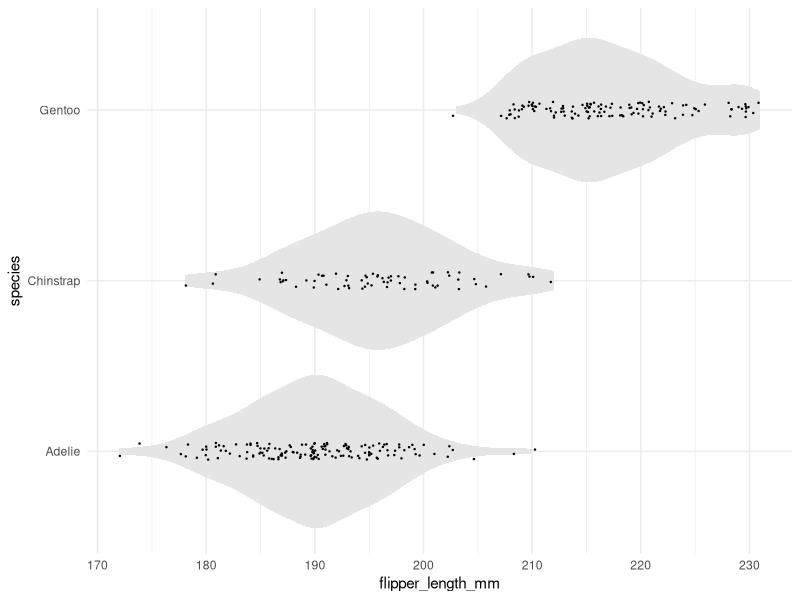

R code for this plot:
## ---- chunk 1
library(palmerpenguins)
library(tidyverse)

ggplot(data = penguins, aes(x = species, y = flipper_length_mm)) +
  geom_violin(fill = "gray90", color = NA) +
  geom_jitter(size = 0.2, width = 0.05) +
  theme_minimal() +
  coord_flip()
